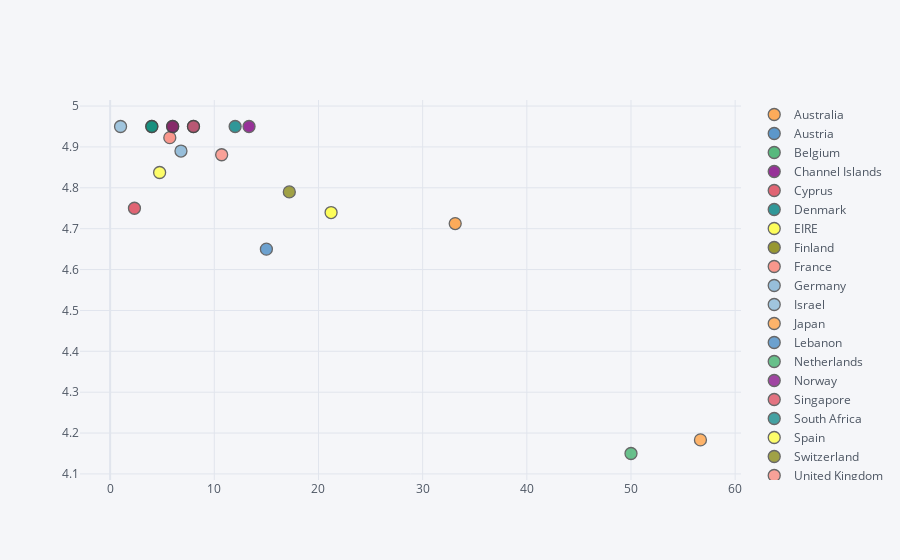

The notebook cell saved with this chart:
### Markdown cell above
## 3. Create an interactive scatter plot showing the relationship between average quantity (x-axis) and average unit price (y-axis) for the product PARTY BUNTING with the plot points color-coded by country (categories).

### Code cell
party_bunting = data[data['Description'] == 'PARTY BUNTING']
party_bunting = party_bunting.groupby('Country')['Quantity', 'UnitPrice'].mean().reset_index()



party_bunting.iplot(
    x = 'Quantity',
    y = 'UnitPrice',
    categories = 'Country',
    kind = 'scatter'
)

# party_bunting.head()

### Figure 1 — Plotly figure (JSON) as saved in the notebook; plotly's stock layout.template omitted (floating-point values rounded to 4 significant figures)
{"data": [{"marker": {"color": "rgba(255, 153, 51, 1.0)", "line": {"width": 1.3}, "opacity": 0.8, "size": 12, "symbol": "circle"}, "mode": "markers", "name": "Australia", "textfont": {"color": "#4D5663"}, "type": "scatter", "x": [33.12], "y": [4.713]}, {"marker": {"color": "rgba(55, 128, 191, 1.0)", "line": {"width": 1.3}, "opacity": 0.8, "size": 12, "symbol": "circle"}, "mode": "markers", "name": "Austria", "textfont": {"color": "#4D5663"}, "type": "scatter", "x": [8], "y": [4.95]}, {"marker": {"color": "rgba(50, 171, 96, 1.0)", "line": {"width": 1.3}, "opacity": 0.8, "size": 12, "symbol": "circle"}, "mode": "markers", "name": "Belgium", "textfont": {"color": "#4D5663"}, "type": "scatter", "x": [4], "y": [4.95]}, {"marker": {"color": "rgba(128, 0, 128, 1.0)", "line": {"width": 1.3}, "opacity": 0.8, "size": 12, "symbol": "circle"}, "mode": "markers", "name": "Channel Islands", "textfont": {"color": "#4D5663"}, "type": "scatter", "x": [13.33], "y": [4.95]}, {"marker": {"color": "rgba(219, 64, 82, 1.0)", "line": {"width": 1.3}, "opacity": 0.8, "size": 12, "symbol": "circle"}, "mode": "markers", "name": "Cyprus", "textfont": {"color": "#4D5663"}, "type": "scatter", "x": [2.333], "y": [4.75]}, {"marker": {"color": "rgba(0, 128, 128, 1.0)", "line": {"width": 1.3}, "opacity": 0.8, "size": 12, "symbol": "circle"}, "mode": "markers", "name": "Denmark", "textfont": {"color": "#4D5663"}, "type": "scatter", "x": [12], "y": [4.95]}, {"marker": {"color": "rgba(255, 255, 51, 1.0)", "line": {"width": 1.3}, "opacity": 0.8, "size": 12, "symbol": "circle"}, "mode": "markers", "name": "EIRE", "textfont": {"color": "#4D5663"}, "type": "scatter", "x": [21.21], "y": [4.739]}, {"marker": {"color": "rgba(128, 128, 0, 1.0)", "line": {"width": 1.3}, "opacity": 0.8, "size": 12, "symbol": "circle"}, "mode": "markers", "name": "Finland", "textfont": {"color": "#4D5663"}, "type": "scatter", "x": [6], "y": [4.95]}, {"marker": {"color": "rgba(251, 128, 114, 1.0)", "line": {"width": 1.3}, "opacity": 0.8, "size": 12, "symbol": "circle"}, "mode": "markers", "name": "France", "textfont": {"color": "#4D5663"}, "type": "scatter", "x": [5.727], "y": [4.923]}, {"marker": {"color": "rgba(128, 177, 211, 1.0)", "line": {"width": 1.3}, "opacity": 0.8, "size": 12, "symbol": "circle"}, "mode": "markers", "name": "Germany", "textfont": {"color": "#4D5663"}, "type": "scatter", "x": [6.8], "y": [4.89]}, {"marker": {"color": "rgba(128, 177, 211, 0.8999999999999999)", "line": {"width": 1.3}, "opacity": 0.8, "size": 12, "symbol": "circle"}, "mode": "markers", "name": "Israel", "textfont": {"color": "#4D5663"}, "type": "scatter", "x": [1], "y": [4.95]}, {"marker": {"color": "rgba(255, 153, 51, 0.8999999999999999)", "line": {"width": 1.3}, "opacity": 0.8, "size": 12, "symbol": "circle"}, "mode": "markers", "name": "Japan", "textfont": {"color": "#4D5663"}, "type": "scatter", "x": [56.67], "y": [4.183]}, {"marker": {"color": "rgba(55, 128, 191, 0.8999999999999999)", "line": {"width": 1.3}, "opacity": 0.8, "size": 12, "symbol": "circle"}, "mode": "markers", "name": "Lebanon", "textfont": {"color": "#4D5663"}, "type": "scatter", "x": [15], "y": [4.65]}, {"marker": {"color": "rgba(50, 171, 96, 0.8999999999999999)", "line": {"width": 1.3}, "opacity": 0.8, "size": 12, "symbol": "circle"}, "mode": "markers", "name": "Netherlands", "textfont": {"color": "#4D5663"}, "type": "scatter", "x": [50], "y": [4.15]}, {"marker": {"color": "rgba(128, 0, 128, 0.8999999999999999)", "line": {"width": 1.3}, "opacity": 0.8, "size": 12, "symbol": "circle"}, "mode": "markers", "name": "Norway", "textfont": {"color": "#4D5663"}, "type": "scatter", "x": [6], "y": [4.95]}, {"marker": {"color": "rgba(219, 64, 82, 0.8999999999999999)", "line": {"width": 1.3}, "opacity": 0.8, "size": 12, "symbol": "circle"}, "mode": "markers", "name": "Singapore", "textfont": {"color": "#4D5663"}, "type": "scatter", "x": [8], "y": [4.95]}, {"marker": {"color": "rgba(0, 128, 128, 0.8999999999999999)", "line": {"width": 1.3}, "opacity": 0.8, "size": 12, "symbol": "circle"}, "mode": "markers", "name": "South Africa", "textfont": {"color": "#4D5663"}, "type": "scatter", "x": [4], "y": [4.95]}, {"marker": {"color": "rgba(255, 255, 51, 0.8999999999999999)", "line": {"width": 1.3}, "opacity": 0.8, "size": 12, "symbol": "circle"}, "mode": "markers", "name": "Spain", "textfont": {"color": "#4D5663"}, "type": "scatter", "x": [4.75], "y": [4.838]}, {"marker": {"color": "rgba(128, 128, 0, 0.8999999999999999)", "line": {"width": 1.3}, "opacity": 0.8, "size": 12, "symbol": "circle"}, "mode": "markers", "name": "Switzerland", "textfont": {"color": "#4D5663"}, "type": "scatter", "x": [17.2], "y": [4.79]}, {"marker": {"color": "rgba(251, 128, 114, 0.8999999999999999)", "line": {"width": 1.3}, "opacity": 0.8, "size": 12, "symbol": "circle"}, "mode": "markers", "name": "United Kingdom", "textfont": {"color": "#4D5663"}, "type": "scatter", "x": [10.71], "y": [4.881]}], "layout": {"legend": {"bgcolor": "#F5F6F9", "font": {"color": "#4D5663"}}, "paper_bgcolor": "#F5F6F9", "plot_bgcolor": "#F5F6F9", "title": {"font": {"color": "#4D5663"}}, "xaxis": {"gridcolor": "#E1E5ED", "showgrid": true, "tickfont": {"color": "#4D5663"}, "title": {"font": {"color": "#4D5663"}, "text": ""}, "zerolinecolor": "#E1E5ED"}, "yaxis": {"gridcolor": "#E1E5ED", "showgrid": true, "tickfont": {"color": "#4D5663"}, "title": {"font": {"color": "#4D5663"}, "text": ""}, "zerolinecolor": "#E1E5ED"}}}
